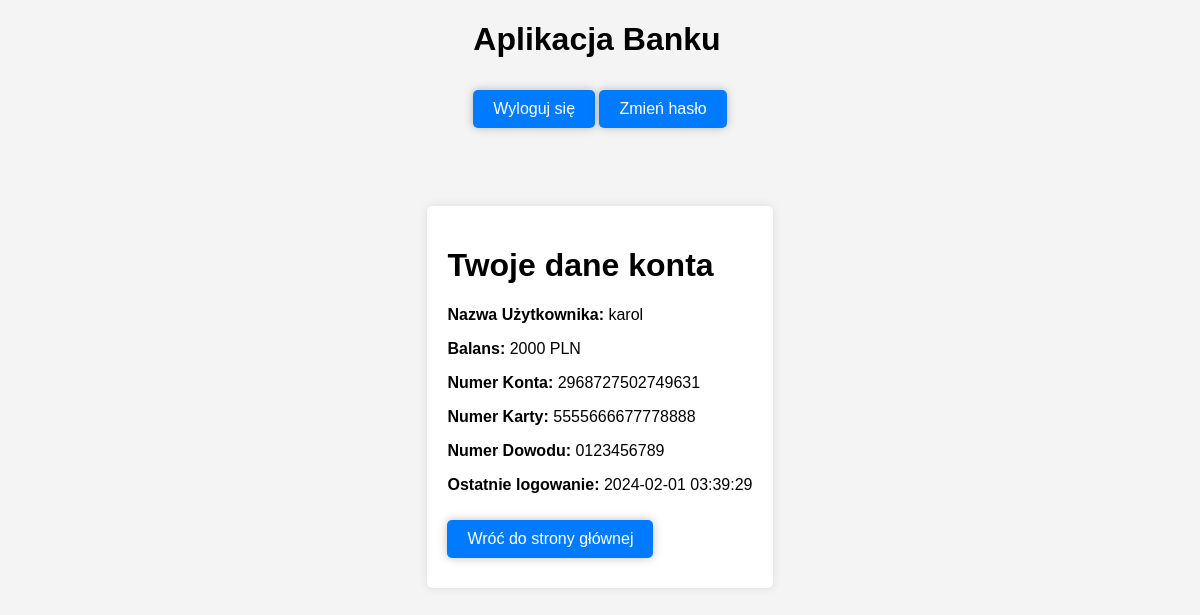
/view_sensitive_data (signed in), run on the app's committed database.
### models.py (models this page shows, shortened)
class User(db.Model, UserMixin):
    id = db.Column(db.Integer, primary_key=True)
    username = db.Column(db.String(60), unique=True, nullable=False)
    password = db.Column(db.String(60), nullable=True)
    card_number = db.Column(db.String(16), nullable=False)
    id_number = db.Column(db.String(10), nullable=False)
    account_number = db.Column(db.String(16), unique=True, nullable=False)
    balance = db.Column(db.Integer, default=0.0)
    transfers = db.relationship('Transaction', backref='user', lazy=True)
    password_combinations = db.relationship('Combination', backref='user', lazy=True)
    last_login = db.Column(db.DateTime, default=datetime.now())

### app.py (the view)
@app.route('/view_sensitive_data')
@login_required
def view_sensitive_data():
    return render_template('view_sensitive_data.html', user=current_user)

### app.py (called while the page is built)
@login_manager.user_loader
def load_user(user_id):
    return User.query.get(int(user_id))

@app.before_request
def check_session():
    if session.get("user_id", None) is None:
        return
    if session.get("ip_address", None) != request.remote_addr:
        session.pop("user_id", None)
        logout_user()
        return redirect(url_for("index"))

### templates/view_sensitive_data.html
{% extends 'base.html' %}
{% block content %}
    <h1>Twoje dane konta</h1>
    <p><strong>Nazwa Użytkownika: </strong> {{ user.username }}</p>
    <p><strong>Balans: </strong> {{ user.balance }} PLN</p>
    <p><strong>Numer Konta: </strong> {{ user.account_number }}</p>
    <p><strong>Numer Karty: </strong> {{ user.card_number }}</p>
    <p><strong>Numer Dowodu: </strong> {{ user.id_number }}</p>
    <p><strong>Ostatnie logowanie: </strong> {{ user.last_login.strftime('%Y-%m-%d %H:%M:%S') }}</p>
    <a href="{{ url_for('home') }}" class="button">Wróć do strony głównej</a>
{% endblock %}

### static/styles.css (style rules this page uses)
body { font-family: 'Arial', sans-serif; margin: 0; padding: 0; background-color: #f4f4f4; height: 100vh; display: flex; align-items: center; justify-content: center; align-content: center; flex-wrap: nowrap; flex-direction: column; }
a.button { display: inline-block; padding: 10px 20px; margin: 10px 0; text-align: center; text-decoration: none; color: #fff; background-color: #007BFF; box-shadow: 0 0 10px rgba(0, 0, 0, 0.25); border-radius: 5px; transition: background-color 0.3s ease; }

### data on the page
User: username "karol", balance "2000", account_number "2968727502749631", card_number "5555666677778888", id_number "0123456789", last_login "2024-02-01 03:39:29"
